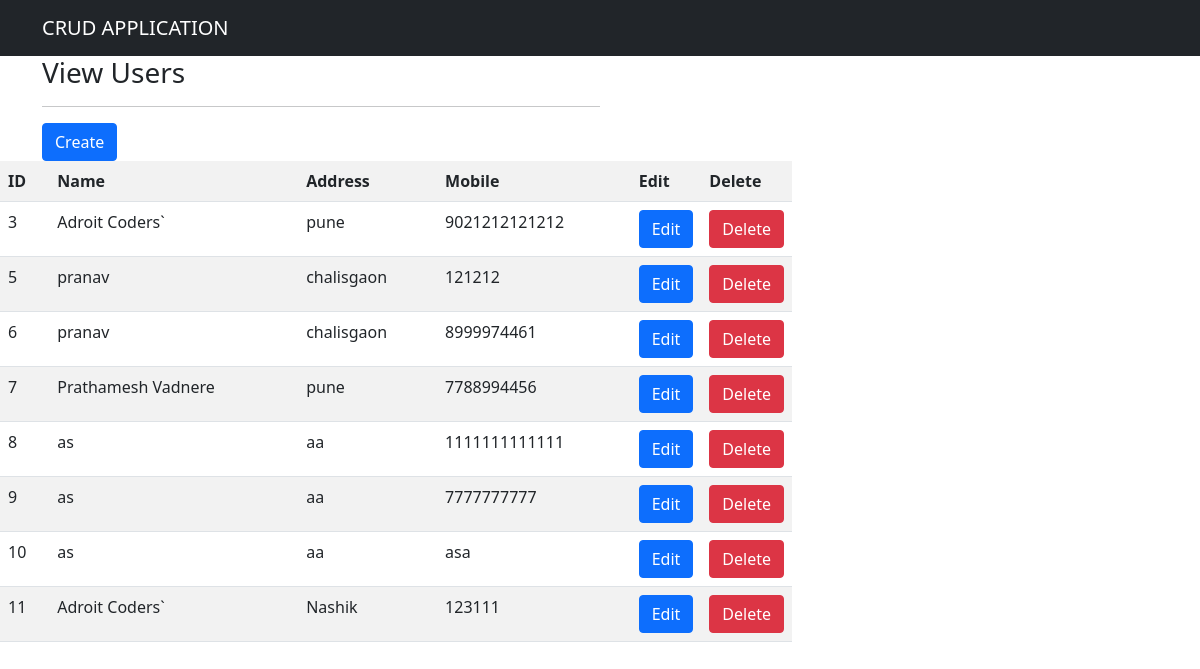
The page / on the database its author committed.
### tables this page shows
CREATE TABLE `users` (
  `user_id` int(11) NOT NULL,
  `name` varchar(100) NOT NULL,
  `address` varchar(150) NOT NULL,
  `mobile` varchar(100) NOT NULL
);

### application/controllers/Users.php (called while the page is built, shortened)
<?php
class Users extends CI_controller
{
public function index()
{
  $this->load->model('User_model');
  $users=$this->User_model->all();
  $data=array();
  $data['users']=$users;
  $this->load->view('list',$data);
}
}
 ?>

### index.php (called while the page is built, shortened)
<?php
require_once BASEPATH.'core/CodeIgniter.php';

### application/models/User_model.php (called while the page is built, shortened)
<?php
class User_model extends CI_model
{
public function all()
{
  return $users=$this->db->get('users')->result_array();
}
}
 ?>

### application/views/list.php (the view, shortened to what this page needs)
<!DOCTYPE html>
<html lang="en" dir="ltr">
  <head>
    <link rel="stylesheet" type="text/css" href="<?php echo base_url().'assets/css/bootstrap.min.css'; ?>">
  </head>
  <body>
    <div class="navbar navbar-dark bg-dark">
      <div class="container">
        <a href="#" class="navbar-brand">CRUD APPLICATION</a>
      </div>
    </div>
    <div class="container" style="">
<div class="col-6">
<h3>View Users</h3>
<hr>
</div>
<div class="col-6">
  <a href="<?php echo base_url().'index.php/users/create';?>" class="btn btn-primary" >Create </a>
</div>
    </div>
    <div class="row">
      <div class="col-md-8">
        <table class="table table-striped">
          <tr>
            <th>ID</th>
            <th>Name</th>
            <th>Address</th>
            <th>Mobile</th>
            <th width="60">Edit</th>
            <th width="60">Delete</th>
          </tr>
          <?php if (!empty($users)) { foreach($users as $user) {   ?>
            <tr>
              <td><?php echo $user['user_id']; ?></td>
              <td><?php echo $user['name']; ?></td>
              <td><?php echo $user['address']; ?></td>
              <td><?php echo $user['mobile']; ?></td>
<td>
<a href="<?php echo base_url().'index.php/users/edit/'.$user['user_id']; ?>" class="btn btn-primary">Edit</a>
</td>
<td>
<a href="<?php echo base_url().'index.php/users/delete/'.$user['user_id']; ?>" class="btn btn-danger">Delete</a>
</td>
          </tr>
        <?php }  } else {  ?>
        <tr>
          <td colspan="5">Record Not Found..!!</td>
        </tr>
      <?php } ?>
        </table>
      </div>
    </div>
  </body>
</html>

### rows shown on the page
users: user_id "3", name "Adroit Coders`", address "pune", mobile "9021212121212"
users: user_id "5", name "pranav", address "chalisgaon", mobile "121212"
users: user_id "6", name "pranav", address "chalisgaon", mobile "8999974461"
users: user_id "7", name "Prathamesh Vadnere", address "pune", mobile "7788994456"
users: user_id "8", name "as", address "aa", mobile "1111111111111"
users: user_id "9", name "as", address "aa", mobile "7777777777"
users: user_id "10", name "as", address "aa", mobile "asa"
users: user_id "11", name "Adroit Coders`", address "Nashik", mobile "123111"
